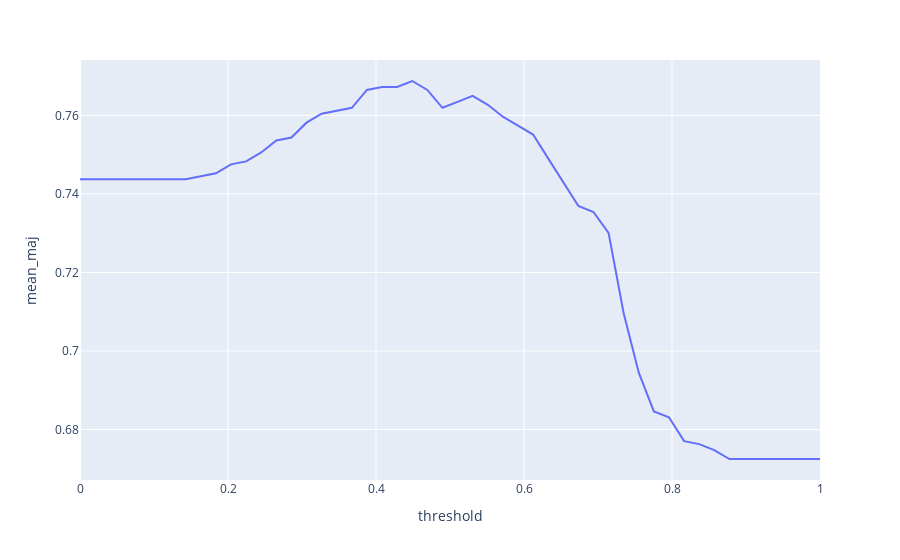
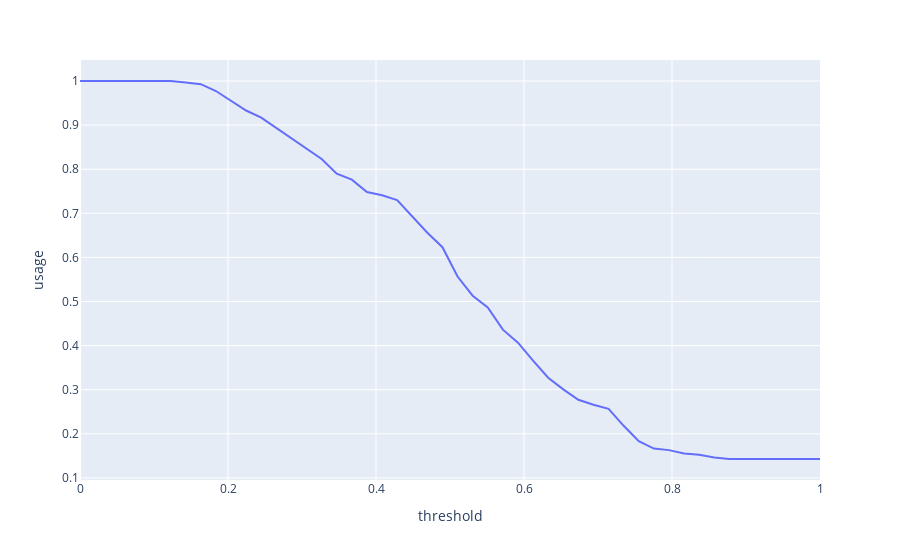

These figures' notebook cell, in order:
### Code cell
plotdf = pd.DataFrame(plotdf)
fig = px.line(plotdf, x="threshold", y="mean_maj")
fig.show()
fig = px.line(plotdf, x="threshold", y="usage")
fig.show()

### Figure 1 — Plotly figure (JSON) as saved in the notebook; plotly's stock layout.template omitted (floating-point values rounded to 4 significant figures)
{"data": [{"hovertemplate": "threshold=%{x}<br>mean_maj=%{y}<extra></extra>", "legendgroup": "", "line": {"color": "#636efa", "dash": "solid"}, "marker": {"symbol": "circle"}, "mode": "lines", "name": "", "orientation": "v", "showlegend": false, "type": "scatter", "x": [0, 0.02041, 0.04082, 0.06122, 0.08163, 0.102, 0.1224, 0.1429, 0.1633, 0.1837, 0.2041, 0.2245, 0.2449, 0.2653, 0.2857, 0.3061, 0.3265, 0.3469, 0.3673, 0.3878, 0.4082, 0.4286, 0.449, 0.4694, 0.4898, 0.5102, 0.5306, 0.551, 0.5714, 0.5918, 0.6122, 0.6327, 0.6531, 0.6735, 0.6939, 0.7143, 0.7347, 0.7551, 0.7755, 0.7959, 0.8163, 0.8367, 0.8571, 0.8776, 0.898, 0.9184, 0.9388, 0.9592, 0.9796, 1], "xaxis": "x", "y": [0.7437, 0.7437, 0.7437, 0.7437, 0.7437, 0.7437, 0.7437, 0.7437, 0.7445, 0.7453, 0.7475, 0.7483, 0.7506, 0.7536, 0.7544, 0.7582, 0.7604, 0.7612, 0.7619, 0.7665, 0.7672, 0.7672, 0.7688, 0.7665, 0.7619, 0.7635, 0.765, 0.7627, 0.7597, 0.7574, 0.7551, 0.7491, 0.743, 0.7369, 0.7354, 0.7301, 0.7096, 0.6945, 0.6846, 0.6831, 0.677, 0.6763, 0.6748, 0.6725, 0.6725, 0.6725, 0.6725, 0.6725, 0.6725, 0.6725], "yaxis": "y"}], "layout": {"legend": {"tracegroupgap": 0}, "margin": {"t": 60}, "xaxis": {"anchor": "y", "domain": [0, 1], "title": {"text": "threshold"}}, "yaxis": {"anchor": "x", "domain": [0, 1], "title": {"text": "mean_maj"}}}}

### Figure 2 — Plotly figure (JSON) as saved in the notebook; plotly's stock layout.template omitted (floating-point values rounded to 4 significant figures)
{"data": [{"hovertemplate": "threshold=%{x}<br>usage=%{y}<extra></extra>", "legendgroup": "", "line": {"color": "#636efa", "dash": "solid"}, "marker": {"symbol": "circle"}, "mode": "lines", "name": "", "orientation": "v", "showlegend": false, "type": "scatter", "x": [0, 0.02041, 0.04082, 0.06122, 0.08163, 0.102, 0.1224, 0.1429, 0.1633, 0.1837, 0.2041, 0.2245, 0.2449, 0.2653, 0.2857, 0.3061, 0.3265, 0.3469, 0.3673, 0.3878, 0.4082, 0.4286, 0.449, 0.4694, 0.4898, 0.5102, 0.5306, 0.551, 0.5714, 0.5918, 0.6122, 0.6327, 0.6531, 0.6735, 0.6939, 0.7143, 0.7347, 0.7551, 0.7755, 0.7959, 0.8163, 0.8367, 0.8571, 0.8776, 0.898, 0.9184, 0.9388, 0.9592, 0.9796, 1], "xaxis": "x", "y": [1, 1, 1, 1, 1, 1, 1, 0.9968, 0.9927, 0.9773, 0.9543, 0.9331, 0.9168, 0.8936, 0.8704, 0.8459, 0.8232, 0.7899, 0.7763, 0.7483, 0.7409, 0.7298, 0.6927, 0.6558, 0.6232, 0.5566, 0.5132, 0.4867, 0.4362, 0.4067, 0.3661, 0.3271, 0.3008, 0.2772, 0.2658, 0.2566, 0.2181, 0.1833, 0.1665, 0.163, 0.1554, 0.1527, 0.1464, 0.1429, 0.1429, 0.1429, 0.1429, 0.1429, 0.1429, 0.1429], "yaxis": "y"}], "layout": {"legend": {"tracegroupgap": 0}, "margin": {"t": 60}, "xaxis": {"anchor": "y", "domain": [0, 1], "title": {"text": "threshold"}}, "yaxis": {"anchor": "x", "domain": [0, 1], "title": {"text": "usage"}}}}
